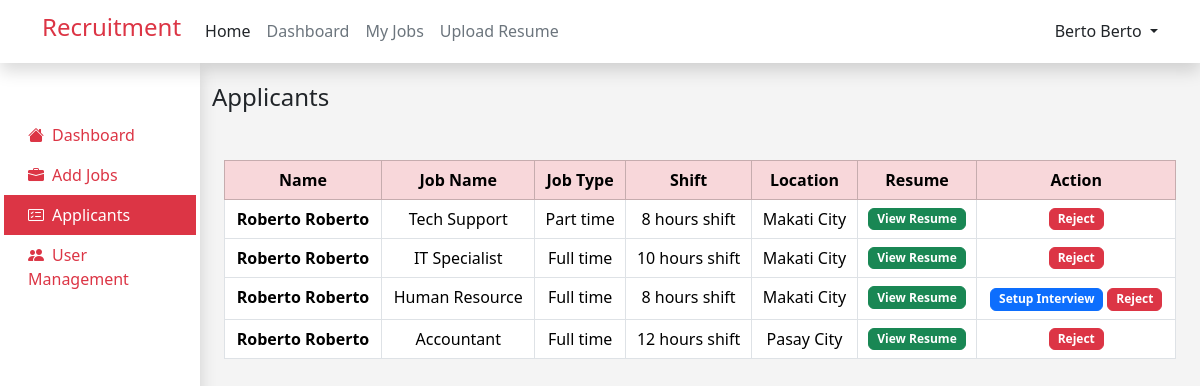
/admin/applicants.php (signed in), run on an earlier commit of the app's database.
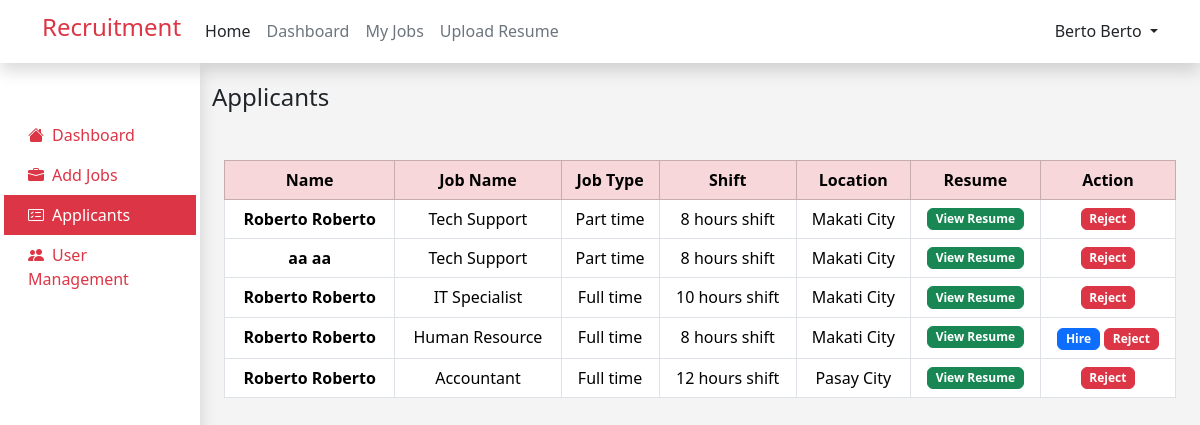
And on a later commit of the database.
### tables this page shows
CREATE TABLE `job_applicants` (
  `id` int(12) NOT NULL,
  `user_id` int(12) NOT NULL,
  `job_id` int(12) NOT NULL,
  `application_status` varchar(255) NOT NULL,
  `interview_date` datetime DEFAULT NULL
);

CREATE TABLE `user` (
  `id` int(11) NOT NULL,
  `first_name` varchar(255) NOT NULL,
  `last_name` varchar(255) NOT NULL,
  `email` varchar(255) NOT NULL,
  `password` varchar(255) NOT NULL,
  `role` varchar(255) NOT NULL,
  `resume` varchar(255) NOT NULL
);

CREATE TABLE `jobs` (
  `id` int(12) NOT NULL,
  `job_name` varchar(255) NOT NULL,
  `salary` int(12) NOT NULL,
  `job_type` varchar(255) NOT NULL,
  `shift_and_schedule` varchar(255) NOT NULL,
  `location` varchar(255) NOT NULL,
  `job_description` text NOT NULL,
  `benefits` text NOT NULL,
  `priority` varchar(255) NOT NULL,
  `department` varchar(255) NOT NULL,
  `created_at` timestamp NOT NULL DEFAULT current_timestamp() ON UPDATE current_timestamp()
);

### admin/applicants.php (the view, shortened to what this page needs)
<?php
include('../header.php');
include('../dbconn.php');
$query =
    "SELECT job_applicants.*, jobs.job_name, jobs.job_type, jobs.shift_and_schedule, jobs.location, user.first_name, user.last_name, user.resume
    FROM ((job_applicants
    INNER JOIN jobs ON job_applicants.job_id = jobs.id)
    INNER JOIN user ON job_applicants.user_id = user.id)
    ORDER BY CASE WHEN jobs.priority = 'Urgent Hiring' THEN 0 ELSE 1 END";
$result = mysqli_query($conn, $query);
?>
<!DOCTYPE html>
<html lang="en">
<head>
</head>
<body style="background-color: #F4F4F4; ">
    <div class="container-fluid">
        <div class="row h-100">
            <div class="col-md-2 col-lg-3 col-xl-2 bg-white  p-0 m-0 d-lg-block shadow">
                <?php include("../admin/admin_sidebar.php"); ?>
            </div>
            <div class="col-md-10 col-lg-9 col-xl-10  mt-3">
                <h4 class=" mt-1 mb-5 ">Applicants</h4>
                <div class="container-fluid table-responsive-sm">
                    <table class="table text-center table-hover table-bordered">
                        <thead class="table-danger">
                            <tr>
                                <th>Name</th>
                                <th>Job Name</th>
                                <th>Job Type</th>
                                <th>Shift</th>
                                <th>Location</th>
                                <th>Resume</th>
                                <th>Action</th>
                            </tr>
                        </thead>
                        <tbody>
                            <?php
                            while ($row = mysqli_fetch_assoc($result)) {
                                ?>
                                <tr>
                                    <th>
                                        <?php echo $row['first_name'] . ' ' . $row['first_name']; ?>
                                    </th>
                                    <td>
                                        <?php echo $row['job_name']; ?>
                                    </td>
                                    <td>
                                        <?php echo $row['job_type']; ?>
                                    </td>
                                    <td>
                                        <?php echo $row['shift_and_schedule']; ?>
                                    </td>
                                    <td>
                                        <?php echo $row['location']; ?>
                                    </td>
                                    <td>
                                        <a href="/recruitment/resume/<?php echo $row['resume']; ?>" target="_blank"
                                            class="text-decoration-none btn btn-success badge">
                                            View Resume
                                        </a>
                                    </td>
                                    <td>
                                        <?php
                                        if ($row['application_status'] == 'Pending') {
                                        } else if ($row['application_status'] == 'Reviewed') {
                                            ?>
                                                <button type="button" class="btn btn-primary badge" data-bs-toggle="modal"
                                                    data-bs-target="#exampleModal<?php echo $row['id'] ?>">
                                                    Setup Interview
                                                </button>
                                            <?php
                                        } else if ($row['application_status'] == 'Interview') {
                                            ?>
                                                    <button type="button" class="btn btn-primary badge">
                                                        Hire
                                                    </button>
                                            <?php
                                        } else {
                                        }
                                        ?>
                                        <button type="button" class="btn btn-danger badge">Reject</button>
                                    </td>
                                </tr>
                                <?php
                            }
                            ?>
                        </tbody>
                    </table>
                </div>
            </div>
        </div>
    </div>
</body>
</html>

What changed in the data, as far as the page shows it:
added job_applicants: user.first_name "aa", job.job_name "Tech Support", job.job_type "Part time", job.shift_and_schedule "8 hours shift", job.location "Makati City"
changed job_applicants "Human Resource": application_status "Setup Interview" → "Hire"
